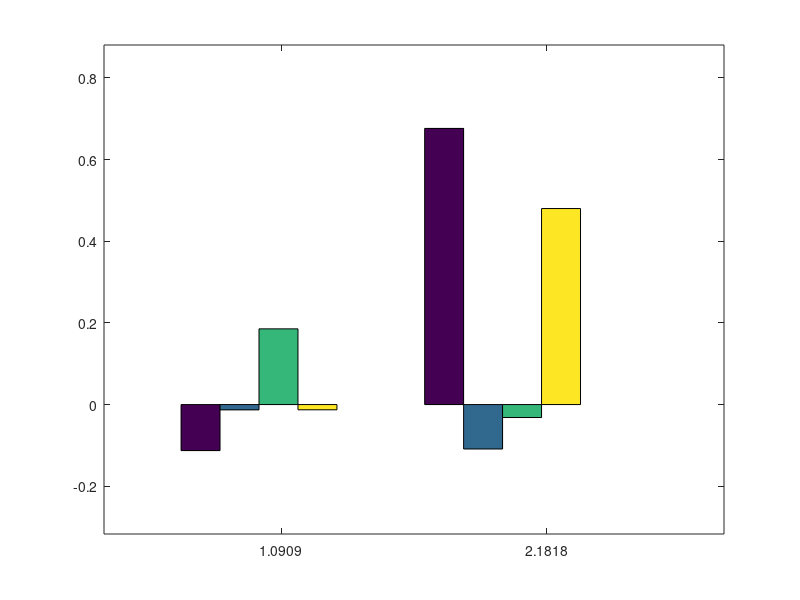

Here is the MATLAB script that generated this plot: (Note: this script raises an error after producing the figure.)
function hBar = barmod(varargin)%(x,ar,bo,bgo,xlimo,ylimo,labels)



%Empty inputs declaration
x = []; yhp = x; ar = x; bgo = x; bo = x; xlimo = x; ylimo = x;  labels = x;



if nargin >= 1
    x = varargin{1}; %input data
    %default: (1-5)x(1-5) randomized data set
    if nargin >= 2
        yhp = varargin{2}; %plot height (pixels)
        %default: 500
        if nargin >= 3
            ar = varargin{3}; %aspect ratio (width/height)
            %default: 5/4
            if nargin >= 4
                bo = varargin{4}; %bar offset (width between bars in groups)
                %default: 0
                if nargin >= 5
                    bgo = varargin{5}; %bar group offset (width between bar groups)
                    %default: 1/2 (total bar group width)
                    if nargin >= 6
                        xlimo = varargin{6}; %xlim offset (either side of bar chart)
                        %default: same size as "bgo"
                        if nargin >= 7
                            ylimo = varargin{7}; %ylim offset (top and bottom of bar chart)
                            %default: same size as "xlimo"
                            if nargin >= 8
                                labels = varargin{8}; %x-tick labels
                                %default: %strcat('label',num2str(#datapoints/set))
                            end
                        end
                    end
                end
            end
        end
    end 
end



%%%%%%%%%%%%%%%%%%%%%%%%%%%%%%%%%%%%%%%%%%%%%%%%%%%%%%%%%%%%%%%%%%%%%%%%%%%
%Reading in "x":
%%%%%%%%%%%%%%%%%%%%%%%%%%%%%%%%%%%%%%%%%%%%%%%%%%%%%%%%%%%%%%%%%%%%%%%%%%%

%Creating default (1-5)x(1-5) randomized data set
        if isempty(x)
            NBG = ceil(rand*5);
            n = ceil(rand*5);
            x = rand(NBG,n) -.2; %default: random 1-to-5 x 1-to-5 bar chart
        end 

%Storing "x" size data
        szx = size(x);
        NBG = szx(1); %number of bar groups (data points/set)
        n = szx(2); %number of bars/group (data sets)

%In case of row vector input, make column vector
        if NBG == 1 
            x = x'; 
            szx = size(x);
            NBG = szx(1); 
            n = szx(2);
        end

%In case of datum input, reject input
        if NBG == 1 && n == 1
    error('This function does not support data inputs of a single datum.')
        end

        
%~ ~ ~ ~ ~ ~ ~ ~ ~ ~ ~ ~ ~ ~ ~ ~ ~ ~ ~ ~ ~ ~ ~ ~ ~ ~ ~ ~ ~ ~ ~ ~ ~ ~ ~ ~ ~%
%                           Plotting bar chart
%~ ~ ~ ~ ~ ~ ~ ~ ~ ~ ~ ~ ~ ~ ~ ~ ~ ~ ~ ~ ~ ~ ~ ~ ~ ~ ~ ~ ~ ~ ~ ~ ~ ~ ~ ~ ~%

        hBar = bar(x,'hist');
        hold on

%~ ~ ~ ~ ~ ~ ~ ~ ~ ~ ~ ~ ~ ~ ~ ~ ~ ~ ~ ~ ~ ~ ~ ~ ~ ~ ~ ~ ~ ~ ~ ~ ~ ~ ~ ~ ~%
%                            Sizing bar chart
%~ ~ ~ ~ ~ ~ ~ ~ ~ ~ ~ ~ ~ ~ ~ ~ ~ ~ ~ ~ ~ ~ ~ ~ ~ ~ ~ ~ ~ ~ ~ ~ ~ ~ ~ ~ ~%


%%%%%%%%%%%%%%%%%%%%%%%%%%%%%%%%%%%%%%%%%%%%%%%%%%%%%%%%%%%%%%%%%%%%%%%%%%%
%Reading in "yhp":
%%%%%%%%%%%%%%%%%%%%%%%%%%%%%%%%%%%%%%%%%%%%%%%%%%%%%%%%%%%%%%%%%%%%%%%%%%%        
        if isempty(yhp)
        yhp = 500; %default pixel height of plot
        end        
        
%%%%%%%%%%%%%%%%%%%%%%%%%%%%%%%%%%%%%%%%%%%%%%%%%%%%%%%%%%%%%%%%%%%%%%%%%%%
%Reading in "ar":
%%%%%%%%%%%%%%%%%%%%%%%%%%%%%%%%%%%%%%%%%%%%%%%%%%%%%%%%%%%%%%%%%%%%%%%%%%%
        if isempty(ar)
        ar = 5/4; %default aspect ratio
        end
        
%Centering bar chart
        xwp = yhp*ar; %pixel width of plot
        ss = get(0,'screensize'); %retrieving screen resolution
        ss = ss(3:4);
        set(gcf, 'Position',  [(ss(1)-xwp)/2, (ss(2)-yhp)/2, xwp, yhp])

        
%~ ~ ~ ~ ~ ~ ~ ~ ~ ~ ~ ~ ~ ~ ~ ~ ~ ~ ~ ~ ~ ~ ~ ~ ~ ~ ~ ~ ~ ~ ~ ~ ~ ~ ~ ~ ~%
%               Important bar chart modification parameters
%~ ~ ~ ~ ~ ~ ~ ~ ~ ~ ~ ~ ~ ~ ~ ~ ~ ~ ~ ~ ~ ~ ~ ~ ~ ~ ~ ~ ~ ~ ~ ~ ~ ~ ~ ~ ~%


%Bar group width (bgw) system defaults (determined experimentally)
        if n == 1
            bgw = 1; 
        elseif 2 <= n && n <= 6
            bgw = 2*n/(2*n + 3);
        elseif n > 6
            bgw = .8;
        end

        bw = bgw/n; %bar width
        bgs = 1 - bgw; %bar group space (width of space between bar groups)

        
%Original x-coordinate of each bar centroid
        oc = x; %(same size as input "x")
        for i = 1:NBG 
            for j = 1:n
                oc(i,j) = i - bgw*(n-1)/(2*n) + (j-1)*bgw/n; %original centers
            end
        end
     
                
%%%%%%%%%%%%%%%%%%%%%%%%%%%%%%%%%%%%%%%%%%%%%%%%%%%%%%%%%%%%%%%%%%%%%%%%%%%
%Reading in "bo"
%%%%%%%%%%%%%%%%%%%%%%%%%%%%%%%%%%%%%%%%%%%%%%%%%%%%%%%%%%%%%%%%%%%%%%%%%%%
        if isempty(bo)
        bo = 0; %bar space offset - default: 0 (no space)
        end
        bo = bo*bw; %scaling to bar width
        
%creating a total bar group width that accounts for bar offest
        tbgw = bgw + bo*(n-1);

%%%%%%%%%%%%%%%%%%%%%%%%%%%%%%%%%%%%%%%%%%%%%%%%%%%%%%%%%%%%%%%%%%%%%%%%%%%
%Reading in "bgo"
%%%%%%%%%%%%%%%%%%%%%%%%%%%%%%%%%%%%%%%%%%%%%%%%%%%%%%%%%%%%%%%%%%%%%%%%%%%
        if isempty(bgo)
        bgo = 1/2; %bar group offset - default: half the bar group width
        end
        bgo = bgo*tbgw; %scaling to total bar group width

        
%Displacement of each bar
        d = x; %distance each bar moves (same size as x)
        for i = 1:NBG
            for j= 1:n
                d(i,j) = i*(bgs-bgo-(n-1)*bo) - j*bo;
            end
        end

nbc = oc-d; %new bar center
nbgc = mean(nbc,2); %new bar group center


%~ ~ ~ ~ ~ ~ ~ ~ ~ ~ ~ ~ ~ ~ ~ ~ ~ ~ ~ ~ ~ ~ ~ ~ ~ ~ ~ ~ ~ ~ ~ ~ ~ ~ ~ ~ ~%
%                       Modifying bar chart limits
%~ ~ ~ ~ ~ ~ ~ ~ ~ ~ ~ ~ ~ ~ ~ ~ ~ ~ ~ ~ ~ ~ ~ ~ ~ ~ ~ ~ ~ ~ ~ ~ ~ ~ ~ ~ ~%


%%%%%%%%%%%%%%%%%%%%%%%%%%%%%%%%%%%%%%%%%%%%%%%%%%%%%%%%%%%%%%%%%%%%%%%%%%%
%Reading in "xlimo"
%%%%%%%%%%%%%%%%%%%%%%%%%%%%%%%%%%%%%%%%%%%%%%%%%%%%%%%%%%%%%%%%%%%%%%%%%%%
        if isempty(xlimo)
            xlimo = bgo; %plot limits offset - default: same size as bgo
        else
            xlimo = xlimo*tbgw; %accounting for bar offset
        end
        
        
%Modifying x limits
        xlimRB = nbc(szx(1),szx(2))+bw/2; %right xlim, to the final bar
        xlimR = xlimRB + xlimo; %final right xlim, including xlim offset
        xlimLB = nbc(1,1)-bw/2; %left xlim, beginning at first bar
        xlimL = xlimLB - xlimo; %first xlim, including xlim offset
        xlim([xlimL xlimR])
        
        
%Modifying y limits
        xwv = xlimR-xlimL; % value width of the plot along x-axis
        xpr = xwp/xwv; %pixel-to-value ratio along x-axis
        xlimop = xlimo*xpr; %pixel width of xlim offset
    
    %Accounting for negative input 
        yminv = min(min(x));
        ymaxv = max(max(x));
        
    %Accounting for pixel offset (visual adjustment)
        if 0 <= ar && ar <= 1
            po = 8/3*ar + 4/3;%some pixel offset I think that makes it just
            %not quite right. Pretty sure the math is right--just visually,
            %seemed just barely off.
        else
            po = 4;
        end
            
%%%%%%%%%%%%%%%%%%%%%%%%%%%%%%%%%%%%%%%%%%%%%%%%%%%%%%%%%%%%%%%%%%%%%%%%%%%
%Reading in "ylimo"
%%%%%%%%%%%%%%%%%%%%%%%%%%%%%%%%%%%%%%%%%%%%%%%%%%%%%%%%%%%%%%%%%%%%%%%%%%%
        if isempty(ylimo)
            ylimop = xlimop - po; %plot limits offset - default: same size as xlimop
        else
            ylimop = ylimo*tbgw*xpr - po; %accounting for bar offset
        end
    
        
%~ ~ ~ ~ ~ ~ ~ ~ ~ ~ ~ ~ ~ ~ ~ ~ ~ ~ ~ ~ ~ ~ ~ ~ ~ ~ ~ ~ ~ ~ ~ ~ ~ ~ ~ ~ ~%
%              Case of both positive and negative input values
%~ ~ ~ ~ ~ ~ ~ ~ ~ ~ ~ ~ ~ ~ ~ ~ ~ ~ ~ ~ ~ ~ ~ ~ ~ ~ ~ ~ ~ ~ ~ ~ ~ ~ ~ ~ ~%

        if yminv < 0
            %ensuring the ylimo input value works
            if 2*ylimop >= yhp
                ylimolim = (yhp/2 + po)/(tbgw*xpr); %ylim limit
                error(string(strcat('Your y-limit offset exceeds the pixel height of the plot.',...
                    {' '},'Please choose a value in the range 0 <= ylimo <',{' '},num2str(ylimolim),'.')))                
                return
            end
            yspanp = yhp - 2*ylimop; %getting the pixel height of ymax
            yspanv = ymaxv - yminv; %pulling in ylim bar extents
            ypr = yspanp/yspanv; %pixel-to-value ratio along y-axis
            ylimo = ylimop/ypr; %offset for bottom of plot
            ylim([yminv-ylimo ymaxv+ylimo])

%visual square test
%                     hold on
%                     plot([xlimL xlimR],[ymaxv ymaxv])
%                     plot([xlimL xlimR],[yminv yminv])
%                     plot([xlimRB xlimRB],[yminv-ylimo ymaxv+ylimo])
%                     plot([xlimLB xlimLB],[yminv-ylimo ymaxv+ylimo])

%~ ~ ~ ~ ~ ~ ~ ~ ~ ~ ~ ~ ~ ~ ~ ~ ~ ~ ~ ~ ~ ~ ~ ~ ~ ~ ~ ~ ~ ~ ~ ~ ~ ~ ~ ~ ~%
%                     Case of all negative input values
%~ ~ ~ ~ ~ ~ ~ ~ ~ ~ ~ ~ ~ ~ ~ ~ ~ ~ ~ ~ ~ ~ ~ ~ ~ ~ ~ ~ ~ ~ ~ ~ ~ ~ ~ ~ ~%

                    if ymaxv < 0
                %ensuring the ylimo input value works
                if ylimop >= yhp
                        ylimolim = (yhp + po)/(tbgw*xpr); %ylim limit
                        error(string(strcat('Your y-limit offset exceeds the pixel height of the plot.',...
                            {' '},'Please choose a value in the range 0 <= ylimo <',{' '},num2str(ylimolim),'.')))
                        return
                    end
                    yspanp = yhp - ylimop; %getting the pixel height of ymax
                    yspanv = 0 - yminv; %pulling in maximum bar height
                                        %(associated with minimum bar value in this case)
                                        %"0" there to indicate the difference between ymax and ymin
                                        %(ymaxv = 0 here, as we are starting from the top axis)
                    ypr = yspanp/yspanv; %pixel-to-pixel ratio along y-axis
                    ylimo = ylimop/ypr; %offset for bottom of plot
                    ylim([yminv-ylimo 0])
                    
%visual square test
%                     hold on
%                     plot([xlimL xlimR],[yminv yminv])
%                     plot([xlimRB xlimRB],[yminv-ylimo 0])
        
                    end
        else
        
            
%~ ~ ~ ~ ~ ~ ~ ~ ~ ~ ~ ~ ~ ~ ~ ~ ~ ~ ~ ~ ~ ~ ~ ~ ~ ~ ~ ~ ~ ~ ~ ~ ~ ~ ~ ~ ~%
%                     Case of all positive input values
%~ ~ ~ ~ ~ ~ ~ ~ ~ ~ ~ ~ ~ ~ ~ ~ ~ ~ ~ ~ ~ ~ ~ ~ ~ ~ ~ ~ ~ ~ ~ ~ ~ ~ ~ ~ ~%

            %ensuring the ylimo input value works
            if ylimop >= yhp
                ylimolim = (yhp + po)/(tbgw*xpr); %ylim limit
                error(string(strcat('Your y-limit offset exceeds the pixel height of the plot.',...
                    {' '},'Please choose a value in the range 0 <= ylimo <',{' '},num2str(ylimolim),'.')))
                return
            end
            yspanp = yhp - ylimop; %getting the pixel height of ymax
            yspanv = ymaxv - 0; %pulling in maximum bar height
                                %"0" there to indicate the difference between ymax and ymin
                                %(ymin = 0 here, as we are starting from the bottom axis)
            ypr = yspanp/yspanv; %pixel-to-pixel ratio along y-axis
            ylimo = ylimop/ypr; %offset for bottom of plot
            ylim([0 ymaxv+ylimo])
            
%visual square test
%                     hold on
%                     plot([xlimL xlimR],[ymaxv ymaxv])
%                     plot([xlimRB xlimRB],[0 ymaxv+ylimo])
        end

%~ ~ ~ ~ ~ ~ ~ ~ ~ ~ ~ ~ ~ ~ ~ ~ ~ ~ ~ ~ ~ ~ ~ ~ ~ ~ ~ ~ ~ ~ ~ ~ ~ ~ ~ ~ ~%
%                        Applying bar group labels
%~ ~ ~ ~ ~ ~ ~ ~ ~ ~ ~ ~ ~ ~ ~ ~ ~ ~ ~ ~ ~ ~ ~ ~ ~ ~ ~ ~ ~ ~ ~ ~ ~ ~ ~ ~ ~%

%%%%%%%%%%%%%%%%%%%%%%%%%%%%%%%%%%%%%%%%%%%%%%%%%%%%%%%%%%%%%%%%%%%%%%%%%%%
%Reading in "labels"
%%%%%%%%%%%%%%%%%%%%%%%%%%%%%%%%%%%%%%%%%%%%%%%%%%%%%%%%%%%%%%%%%%%%%%%%%%%
        if isempty(labels)
            for i = 1:NBG
            labels{i} = strcat('title',num2str(i));
            end
        end

        
        
%warning if labels array is not the correct size
        if length(labels) < NBG
            warning(string(strcat('Your label array size is less than the number of',...
                {' '},'bar groups. To keep label elements from looping, make sure',...
                {' '},'your label array contains as many as elements as bar groups',...
                {' '},'(in your case,',{' '},num2str(NBG),').')));
        elseif length(labels) > NBG
            warning(string(strcat('Your label array size is greater than the number of',...
                {' '},'bar groups. You may have accidentally forgotten a data group',...
                {' '},'or entered the same label twice (or simply put in one too many labels).')));
        end

        
        
%centering x-ticks to each bar group
        ax = gca;
        xticks(nbgc);
        %applying labels to x-ticks
        ax.XAxis.TickLabels = labels;

        
%~ ~ ~ ~ ~ ~ ~ ~ ~ ~ ~ ~ ~ ~ ~ ~ ~ ~ ~ ~ ~ ~ ~ ~ ~ ~ ~ ~ ~ ~ ~ ~ ~ ~ ~ ~ ~%
%                        Adjusting patch vertices
%~ ~ ~ ~ ~ ~ ~ ~ ~ ~ ~ ~ ~ ~ ~ ~ ~ ~ ~ ~ ~ ~ ~ ~ ~ ~ ~ ~ ~ ~ ~ ~ ~ ~ ~ ~ ~%
        
%Storing patch .Vertices arrays
        v = cell(1);
        for i = 1:n
            v{i} = hBar(i).Vertices;
        end

        
        
%Creating index array for .Vertices arrays
        szv = length(v{1}); %length of .Vertices arrays
        ia = zeros(1,szv); %indexing array declaration
        for i = 1:szv
            hold on
            if floor((i-1)/5)==(i-1)/5
                ia(i) = 1; %indexing array
            else
                ia(i) = 0;
            end
        end

        
        
%Adjusting vertices with displacement variable "d"
        for j = 1:n
            for k = 1:NBG
                for i = 1:szv
                    if ia(i) ~= 1 && i > 5*k-4 && i <= 5*k 
                        v{j}(i,1) =  v{j}(i,1) - d(k,j);
                        hBar(j).Vertices = v{j};
                    end                    
                    v2{k,j} = v{j}(5*k-3:5*k,:);
                end 
            end
        end

        
%~ ~ ~ ~ ~ ~ ~ ~ ~ ~ ~ ~ ~ ~ ~ ~ ~ ~ ~ ~ ~ ~ ~ ~ ~ ~ ~ ~ ~ ~ ~ ~ ~ ~ ~ ~ ~%
%                  Individualizing bars in patch vertices
%~ ~ ~ ~ ~ ~ ~ ~ ~ ~ ~ ~ ~ ~ ~ ~ ~ ~ ~ ~ ~ ~ ~ ~ ~ ~ ~ ~ ~ ~ ~ ~ ~ ~ ~ ~ ~%

%clear hBar data, but leave plot axes
        delete(hBar)

%Setting parula (default color map) matrix
        clrs = parula(n);

%Making individual patches for each bar
        for j = 1:n
            for k = 1:NBG
        hBar(k,j) = patch(v2{k,j}(:,1),v2{k,j}(:,2),clrs(j,:));
        hold on
            end
        end
end